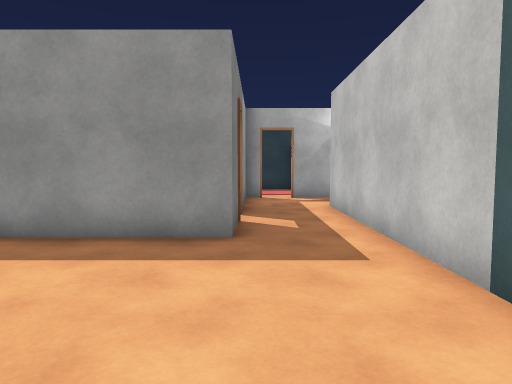
view 1 (above)

23 first-person views from a walk through a scene from a Unity 3-D project. The camera is 1.3 m above the floor, tilts 4° down and sees 70° across. The floor is counted in squares, 1.14 m on a side. Each view is taken from the middle of a square. On the plan, view 1 faces up. The plan holds only what a view shows up to about 14 squares ahead; the rest is blank. The player is left out. Door leaves are left out, so doorways stand open. Some surface patterns are stand-ins.

view 2
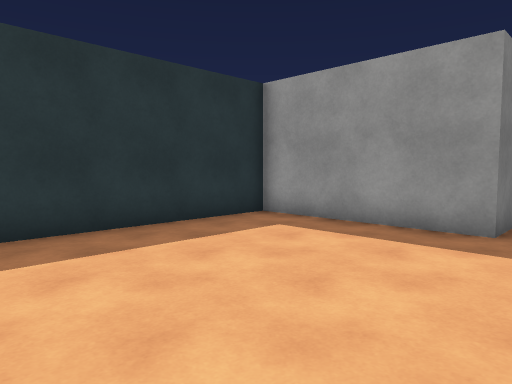

view 3
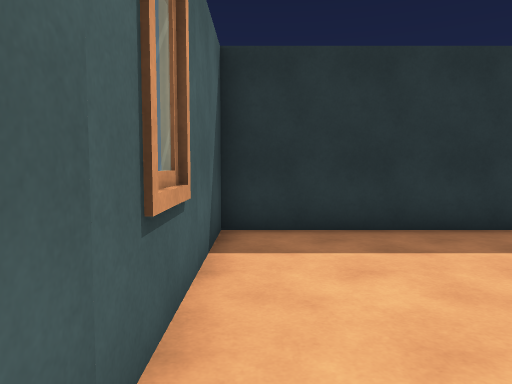

view 4
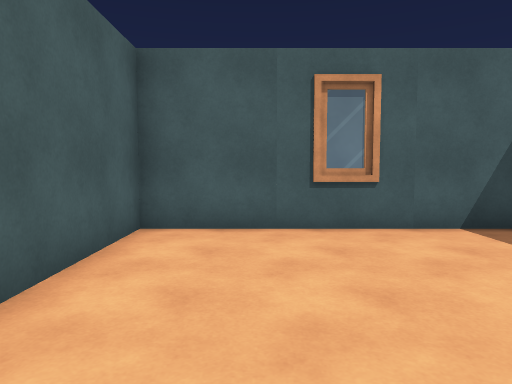

view 5
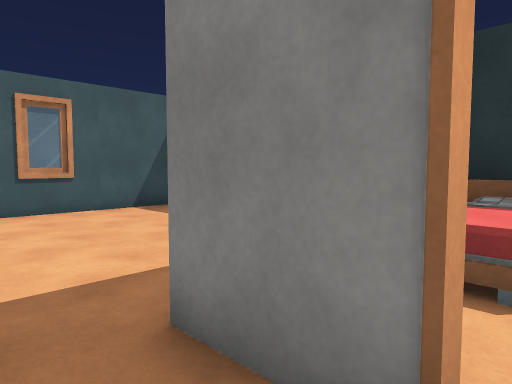

view 6
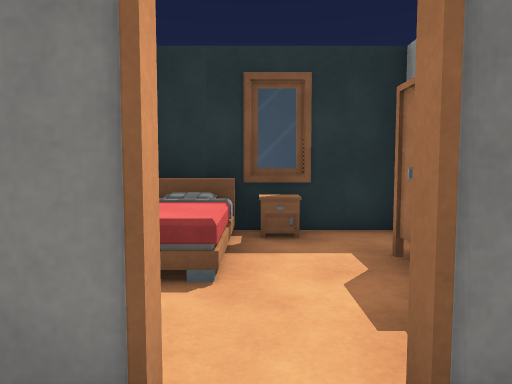

view 7
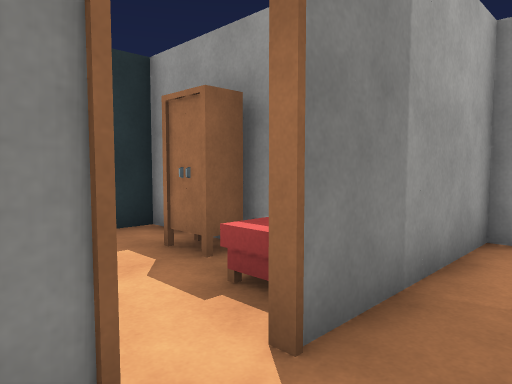

view 8
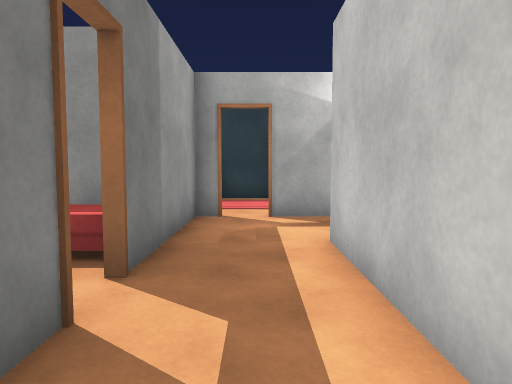

view 9
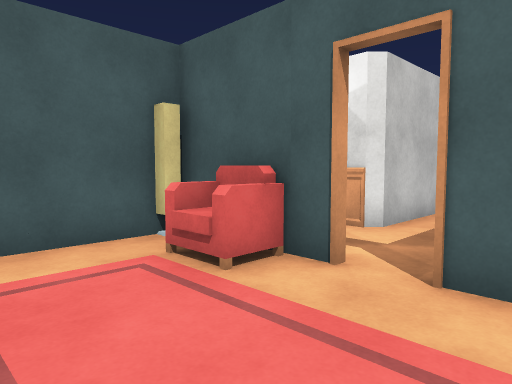

view 10
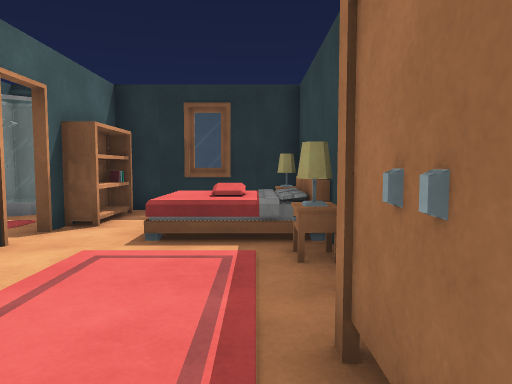

view 11
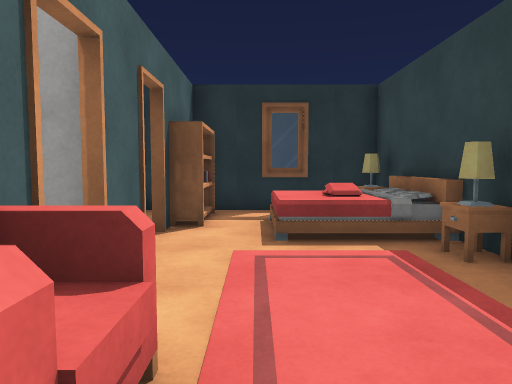

view 12
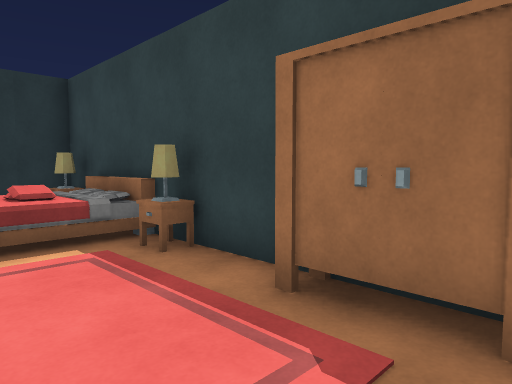

view 13
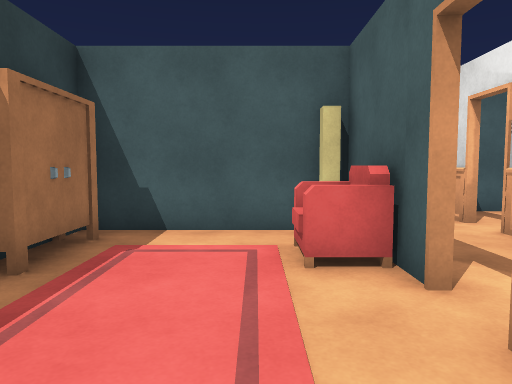

view 14
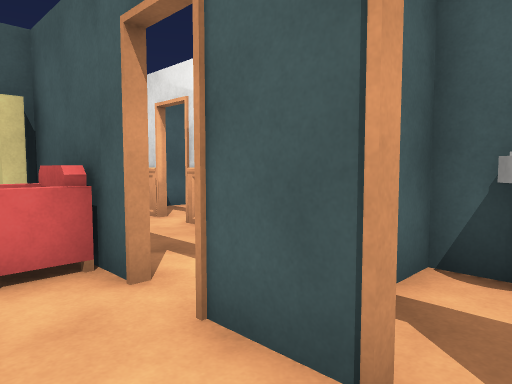

view 15
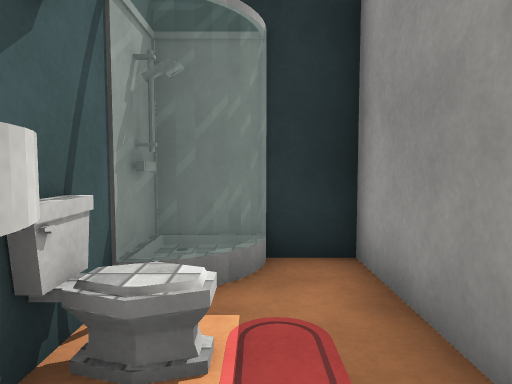

view 16
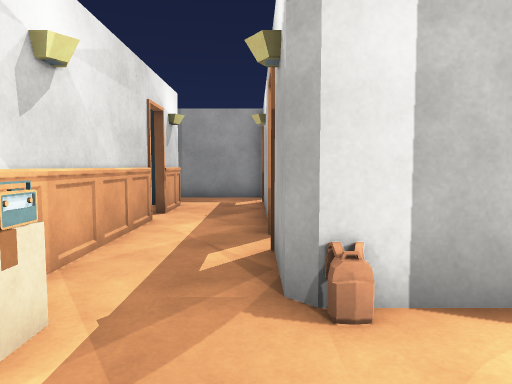

view 17
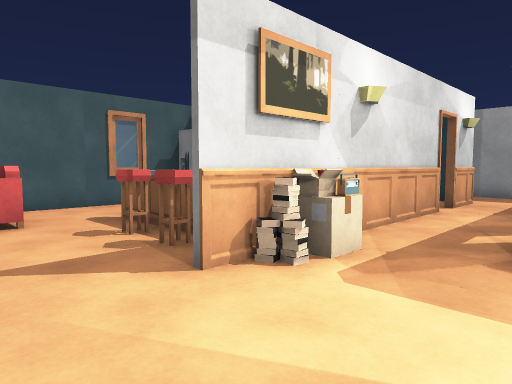

view 18
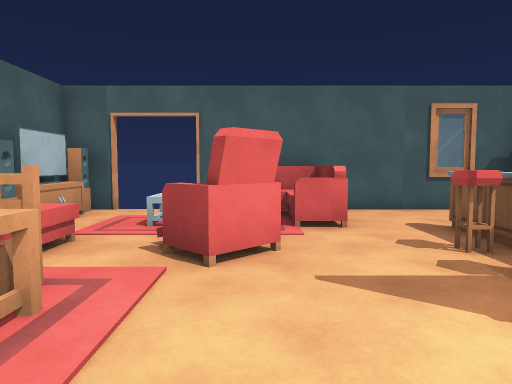

view 19
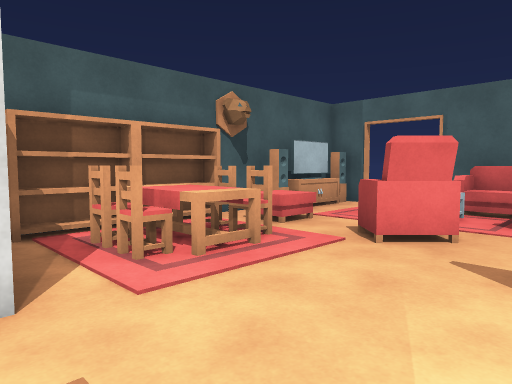

view 20
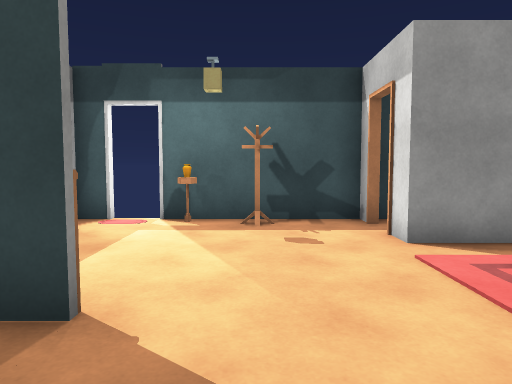

view 21
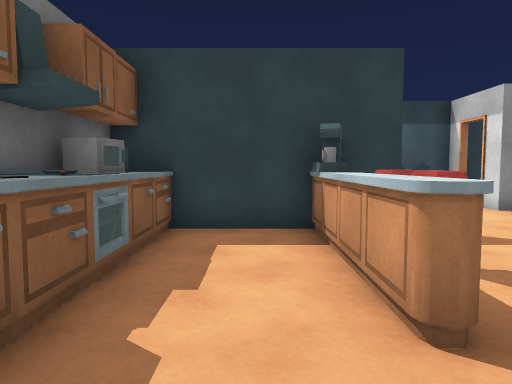

view 22
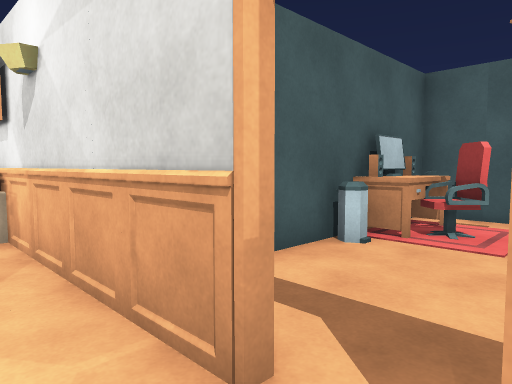

view 23
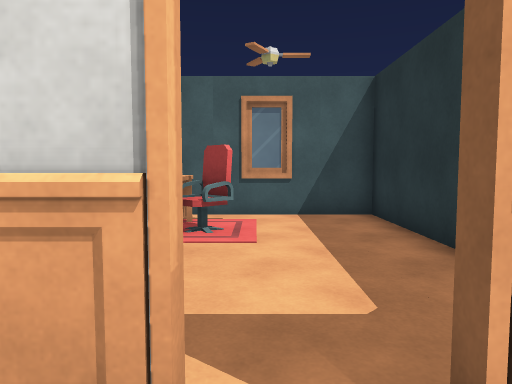

### Floor plan
Points are (right, up) in squares from view 1. A wall is a line through its corners. A room is listed if a view was taken in it or the views show most of it. See-through windows are left out.
Room 1 (views 1, 2, 3, 4, 7, 8)
walls: (-0.4, 7.6) (-0.4, 5.8) (-5.5, 5.8) (-5.5, -1.6) (2.1, -1.6) (2.1, 7.5)
ways out: opening at (1, 6.5) to room 2
Room 2 (views 5, 6)
walls: (-2.6, 10.4) (-2.6, 9.8) (-3.6, 9.8); (-0.5, 10.8) (-0.5, 11.6); (-5.5, 11.5) (-5.5, 6.3); (2.1, 7.5) (2.1, 10.5)
ways out: opening at (1, 6.5) to room 1; opening at (1, 11) to room 4
objects: bed (-5, 7) to (-3, 8); shower (-5, 11) to (-5, 12); sofa (-2, 9) to (-1, 10); sink (-2, 11)
Room 3 (views 9, 10, 11, 12, 13, 14, 15)
walls: (-1.3, 13.4) (0.2, 13.4); (1.2, 13.4) (4.5, 13.4); (1.5, 18.1) (-5.5, 18.1) (-5.5, 11.5); (-1.4, 10.8) (-0.5, 10.8); (-4.1, 10.8) (-3.4, 10.8); (3.8, 17.6) (1.6, 17.6); (4.5, 13.7) (4.5, 17.9)
ways out: opening at (1, 13) to room 4; opening at (4, 16)
objects: bookshelf (-5, 14) to (-3, 14); bed (-4, 15); other object (-3, 11); chair (2, 14) to (3, 14)
Room 4 (views 16, 17, 18, 19, 20, 21, 22, 23)
walls: (11.5, 10.8) (12.6, 10.8); (12.7, 10.6) (7.6, 10.6); (11.7, 11.5) (12, 10.9); (9.9, 13.3) (8.1, 13.3); (5.2, 10.8) (10.6, 10.8); (8, 3.4) (16.6, 3.4); (10.9, 15.9) (10.1, 15.9) (10.1, 13.5); (4.9, 13.3) (1.2, 13.3); (16.3, 15.1) (16.3, 15.9); (17.9, 13.3) (16.3, 13.3) (16.3, 14.1); (2.2, 7.1) (2.2, 3.4) (7.3, 3.4); (2.1, 10.5) (2.4, 10.8) (4.2, 10.8); (17, 15.9) (11.9, 15.9); (18.6, 3.4) (20, 3.4) (20, 8.2); (-0.4, 13.3) (-0.4, 10.4)
low walls: (11.7, 11.4) (11.7, 10.9); (11.7, 11.5) (11.8, 11)
ways out: opening at (1, 11) to room 2; opening at (1, 13) to room 3; open door at (4.5, 11); open door at (7.5, 13); open door at (11.5, 16); open door at (16, 14.5); gap at (19, 3)
objects: other object (6, 5); other object (6, 6); other object (7, 5); speaker (7, 6); other object (7, 7); fridge (8, 4); sink (8, 5); drawers (8, 6); other object (8, 7) to (8, 8); other object (8, 9); drawers (8, 10); other object (11, 6); other object (11, 7); other object (11, 8); other object (11, 9); other object (11, 10); other object (12, 8); other object (12, 9); other object (13, 16); sofa (14, 4) to (16, 6); other object (14, 15); table (15, 5) to (17, 6); chair (15, 8) to (16, 9); table (17, 10) to (18, 11); rug (17, 12) to (18, 12); sofa (18, 8) to (19, 8); speaker (19, 4); TV (19, 5) to (20, 6); speaker (19, 7); bookshelf (19, 10) to (20, 11); bookshelf (19, 12) to (20, 12)

Positions as (right, up) in squares from view 1, and headings:
1: (0, 0), facing up
2: (1, -1), facing up-left
3: (1, -1), facing left
4: (0, 5), facing down
5: (1, 8), facing down-left
6: (1, 8), facing left
7: (1, 7), facing up-left
8: (1, 5), facing up
9: (-1, 17), facing down-right
10: (4, 17), facing left
11: (4, 15), facing left
12: (4, 15), facing up-left
13: (-2, 15), facing right
14: (-2, 15), facing down-right
15: (-1, 12), facing left
16: (13, 13), facing left
17: (15, 14), facing down-left
18: (15, 13), facing down
19: (13, 14), facing down-right
20: (14, 8), facing up
21: (10, 4), facing up
22: (4, 12), facing down-right
23: (5, 12), facing down
